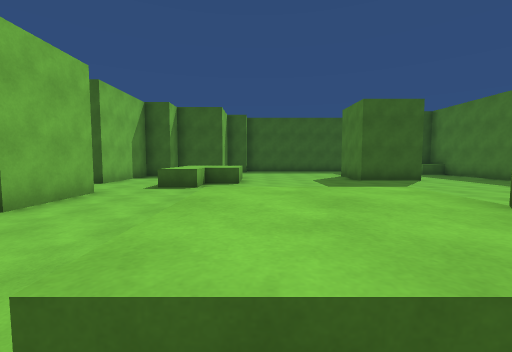
[1] (above)

15 first-person views from a walk through a 3-D level made in the Unity game engine. The camera is 1.5 m above the floor, tilts 4° down and sees 90° across. The floor is counted in squares, 2 m on a side. Each view is taken from the middle of a square. On the plan, view 1 faces up. The plan holds only what a view shows up to about 9 squares ahead; the rest is blank.

[2]
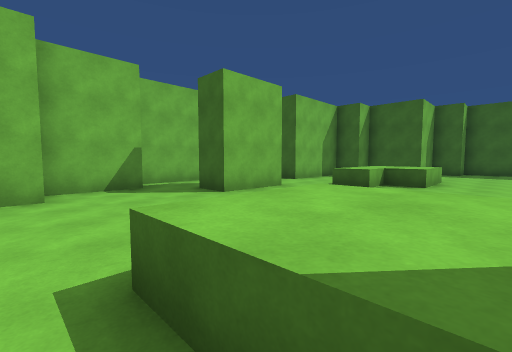

[3]
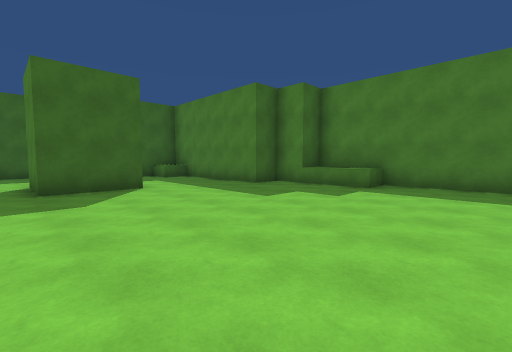

[4]
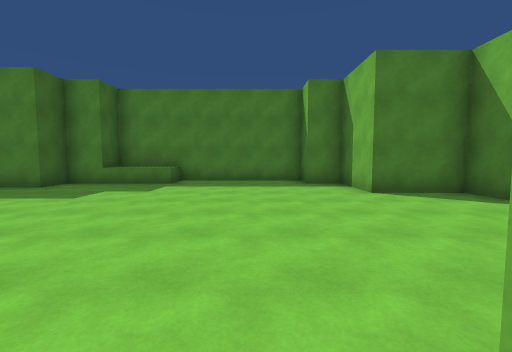

[5]
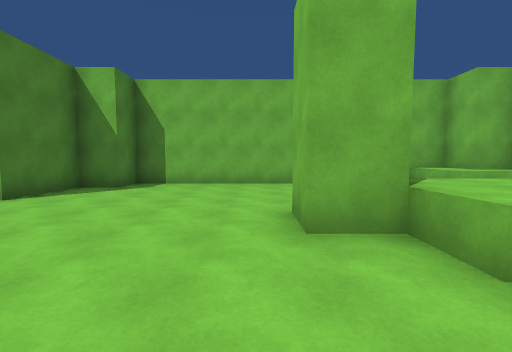

[6]
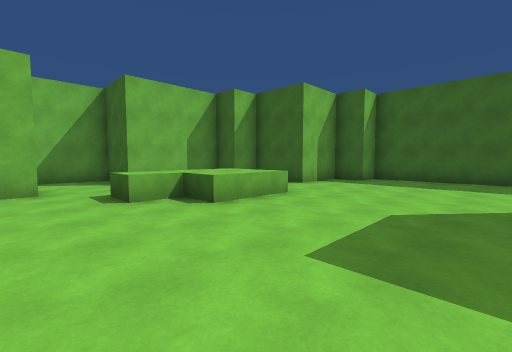

[7]
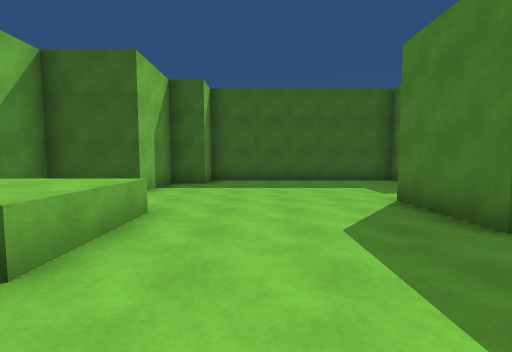

[8]
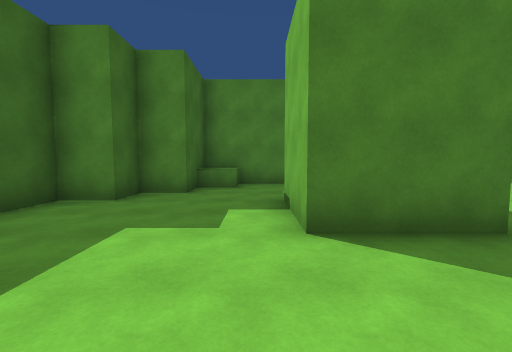

[9]
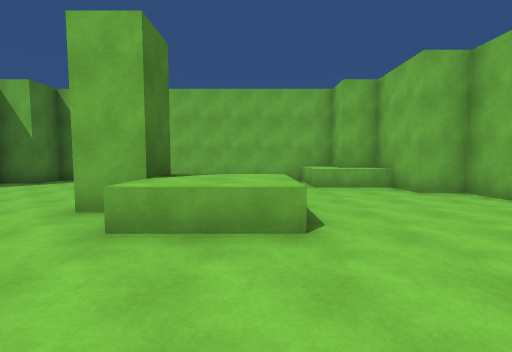

[10]
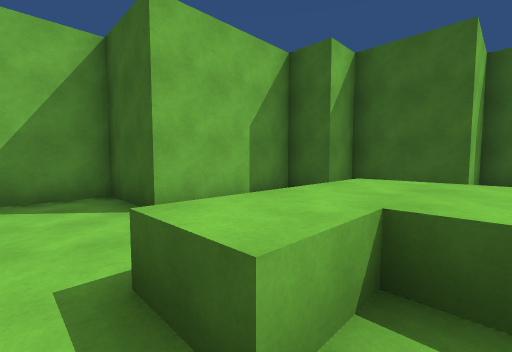

[11]
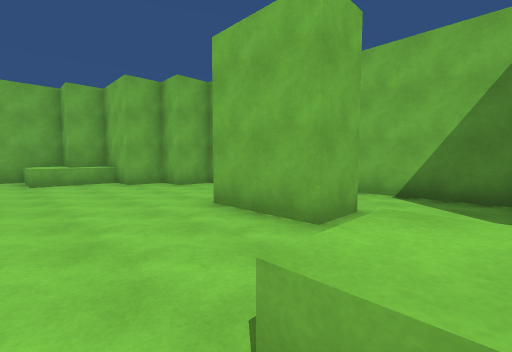

[12]
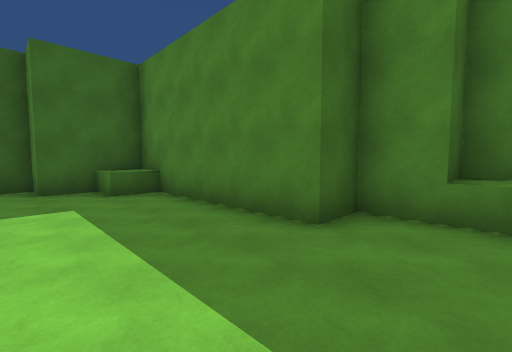

[13]
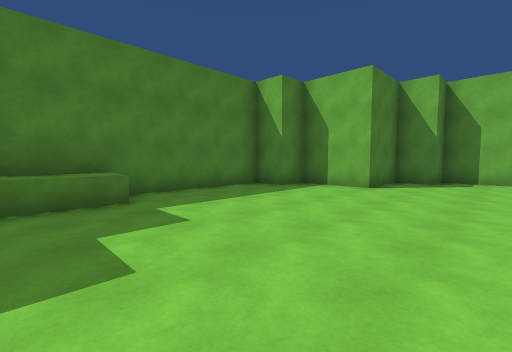

[14]
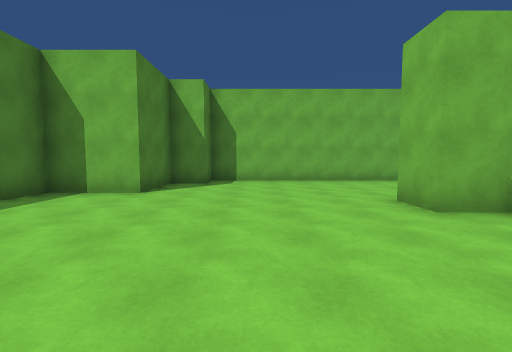

[15]
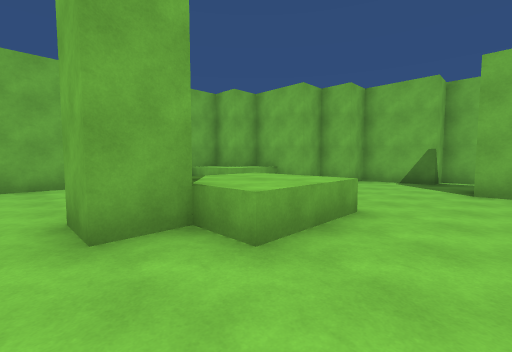

### Floor plan
Key: @ floor where view 1 was taken; # wall or solid block; . floor; ^ raised ledge.
Columns run from 7 left of view 1 to 11 right of it. Each row starts with its distance up from view 1.
 15       ########
 14      ##......##
 13      #........###
 12    ###.........^#
 11   ## ...........#
 10   #   .....##...#
  9   #. ^^....##...#
  8 ###..^^.........##
  7 #....^...........##
  6 #................^#
  5 #..#.............^#
  4 #..#..............#
  3 #.................#
  2 ##.....^^.........#
  1  #.....^^#........#
  0  ##....@.........##
 -1   ##...  ......###
 -2    #^^. .......#
 -3    ##^. ......##
 -4     ###########

Where each view was taken, in squares from view 1:
view 1: 0 up, 0 right, facing up
view 2: 0 up, 1 right, facing up-left
view 3: 2 up, 3 right, facing up-right
view 4: 2 up, 2 right, facing right
view 5: 4 up, 3 right, facing down
view 6: 5 up, 3 right, facing up-left
view 7: 6 up, 1 right, facing up
view 8: 11 up, 1 right, facing right
view 9: 5 up, 0 right, facing down
view 10: 6 up, 1 left, facing up-left
view 11: 7 up, 1 left, facing down-left
view 12: 6 up, 6 right, facing up-right
view 13: 6 up, 5 right, facing down-right
view 14: 5 up, 5 right, facing down
view 15: 4 up, 3 right, facing down-left
